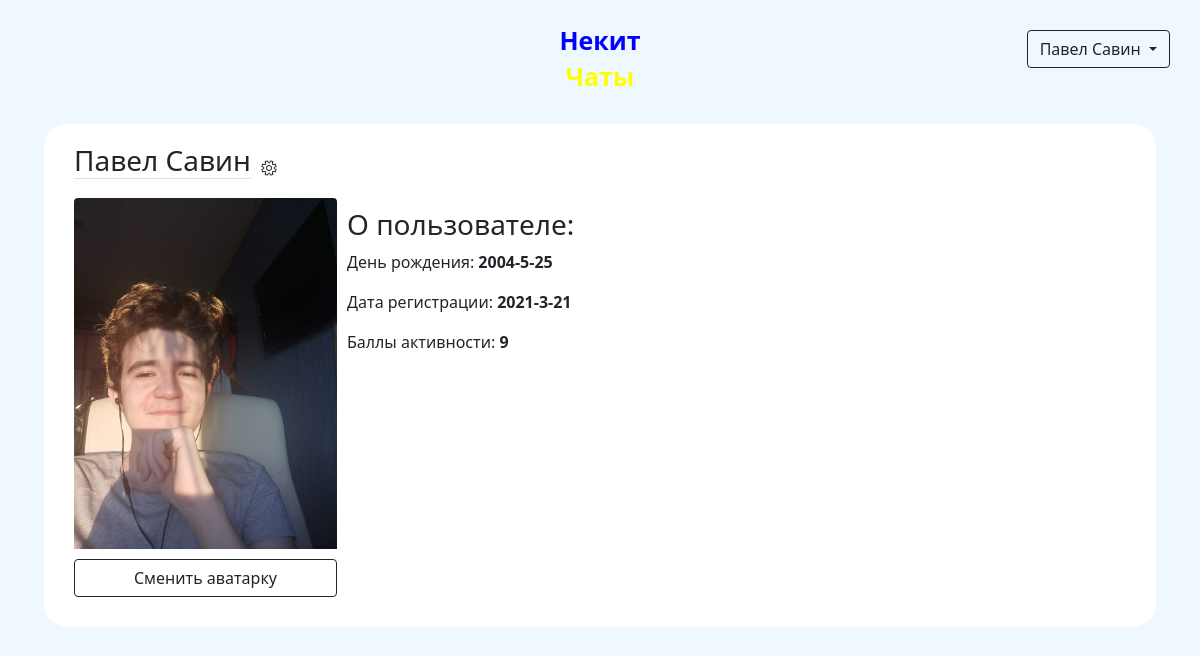
The page /profile/3 (signed in) on the database as committed earlier.
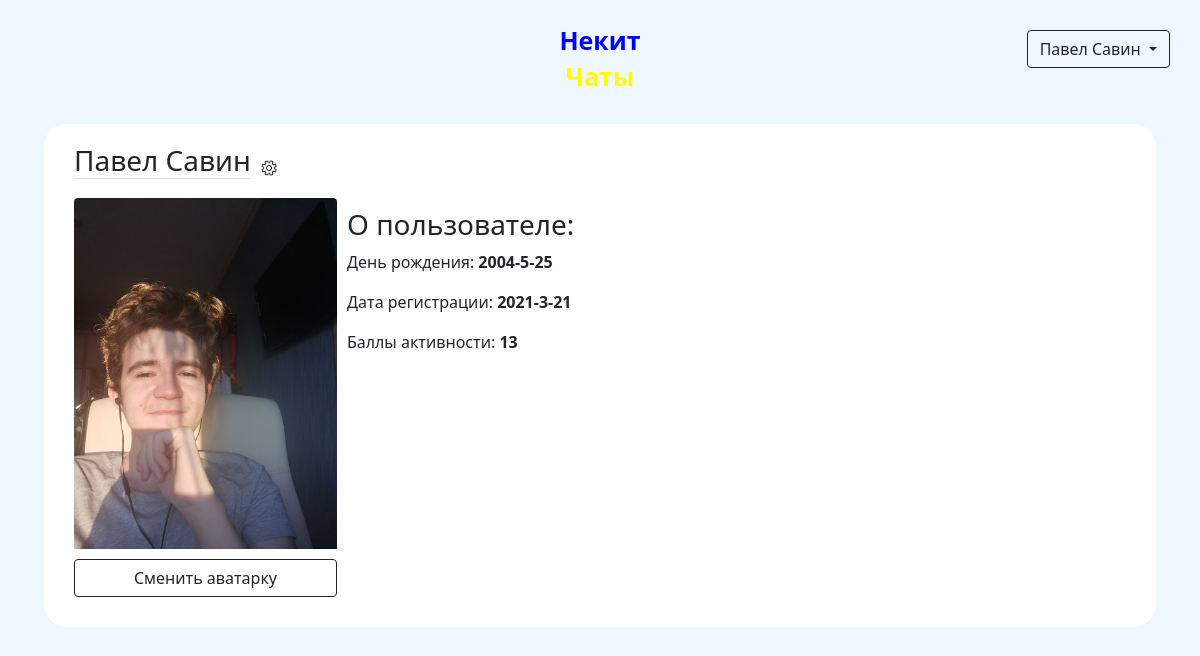
The same page on the database as committed later.
### data/models/user.py (models this page shows, shortened)
class User(SqlAlchemyBase, UserMixin, SerializerMixin):
    __tablename__ = 'users'
    id = Column(Integer, autoincrement=True, primary_key=True)
    name = Column(String)
    surname = Column(String)
    birthday = Column(DateTime)
    email = Column(String, unique=True)
    phone_number = Column(String, unique=True)
    hashed_password = Column(String)
    registration_time = Column(DateTime, default=datetime.now)
    rating = Column(Integer, default=0)
    advertisements = relationship('Advertisement', back_populates='author')

### main.py (the view)
@app.route('/profile/<int:user_id>')
@login_required
def show_profile(user_id):
    session = create_session()
    user = session.query(User).filter(User.id == user_id).first()
    pic = session.query(Avatar).filter(Avatar.refers_to == user_id).first()
    if pic:
        profile_pic = url_for('static', filename=f"avatars/{pic.link}")
    else:
        profile_pic = url_for('static', filename='avatars/anon.png')
    return render_template('profile.html', user=user, pic=profile_pic)

### data/db_session.py (called while the page is built)
def create_session() -> Session:
    global __factory
    return __factory()

### main.py (called while the page is built)
@login_manager.user_loader
def load_user(user_id):
    session = create_session()
    return session.query(User).get(user_id)

### templates/profile.html
{% extends "base.html" %}
{% block content %}
<form class="clearfix">
    <div class="clearfix">
        <div class="clearfix">
            <h3 class="border-bottom float-start">{{ user.name }} {{ user.surname }}</h3>
                <a class="float-start" href="/profile/{{ current_user.id }}/settings">
                    <div><img src="/static/img/settings.png" width="16px" height="16px"></div>
                </a>
        </div>
        <div class="clearfix">
            <img src="{{ pic }}" class="profile-pic rounded-top w-25 h-25 float-start" alt="Упс! Аватарка не найдена!">
            <div class="float-start">
                <h3>О пользователе:</h3>
                <p>День рождения: <b>{{ user.birthday.year }}-{{ user.birthday.month }}-{{ user.birthday.day }}</b></p>
                <p>Дата регистрации: <b>{{ user.registration_time.year }}-{{ user.registration_time.month }}-{{ user.registration_time.day }}</b></p>
                <p>Баллы активности: <b>{{ user.rating }}</b></p>
            </div>
        </div>
        <div>
            {% if user.id == current_user.id %}
                <a class="btn btn-outline-dark w-25 rounded-bottom" href="/profile/{{ current_user.id }}/avatar">Сменить аватарку</a>
            {% else %}
                <a class="btn btn-outline-dark w-25 rounded-bottom" href="/conversation/{{ user.id }}#bottom">Написать сообщение</a>
            {% endif %}
        </div>
    </div>
</form>
{% endblock %}

### templates/base.html (shortened to what this page needs)
<!DOCTYPE html>
<html lang="en">
<head>
    <link rel="stylesheet" href="/static/css/style.css">
    <link rel="stylesheet" href="https://cdn.jsdelivr.net/npm/bootstrap@5.0.0-beta1/dist/css/bootstrap.min.css"
>
</head>
<body>
<div class="header clearfix">
    {% if current_user.is_authenticated %}
        <div class="dropdown float-end">
            <button class="btn btn-outline-dark dropdown-toggle" type="button" id="dropdownMenuButton" data-toggle="dropdown" aria-haspopup="true" aria-expanded="false">
                {{ current_user.name }} {{ current_user.surname }}
            </button>
        </div>
    {% else %}
        <a class="btn btn-outline-dark register float-end" href="/register">Зарегистрироваться</a>
        <a class="btn btn-outline-dark login float-end" href="/login">Войти</a>
    {% endif %}
    <div class="logo">
        <a href="/">
            <p class="nekit">Некит</p>
            <p class="chats">Чаты</p>
        </a>
    </div>
</div>
<main role="main" class="container clearfix">
    {% block content %}{% endblock %}
</main>
</body>
</html>

### static/css/style.css (style rules this page uses)
body { background-color: aliceblue !important; }
.logo { text-align: center; margin-left: auto; margin-right: auto; margin-top: 10px; margin-bottom: 10px; max-width: 150px; font-size: 25px; font-weight: 700; line-height: 20px; }
a { text-decoration: none !important; }
.header { background-color: aliceblue; margin-bottom: 10px; padding: 10px; }
.nekit { color: blue; }
.chats { color: yellow; }
div { margin: 10px; }
form { margin-left: auto; margin-right: auto; background-color: white; border: solid 2px aliceblue; border-radius: 25px; padding: 10px; }

Rows that differ between the two databases and show on the page:
changed User "Павел": rating "9" → "13"
